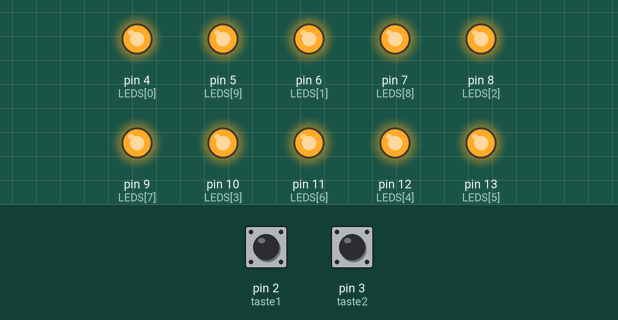
Bench run of a sketch on a simulated Arduino Uno, built with avr-gcc and run on an emulated ATmega328P. On the bench: output pins drawn as LEDs (lit = HIGH). Dashed ring = blinking. The inputs (shaded band) are chosen by the test bench; at power-on: pin 2 (taste1) LOW, pin 3 (taste2) LOW. Random numbers use the default seed unless the sketch sets one.

Above: at 1.2 s.
1.3 s: pin 2 (taste1) pulled HIGH for 0.15 s
At 1.37 s:
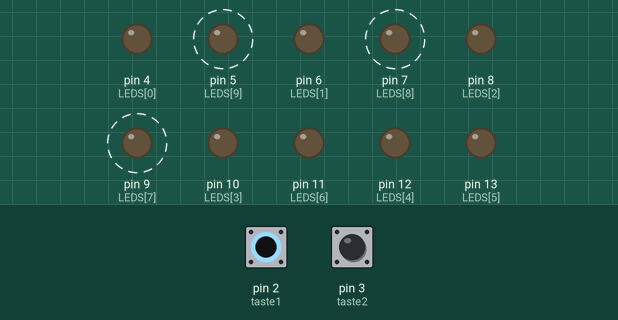
4.3 s: pin 3 (taste2) pulled HIGH for 1 s
At 5.75 s:
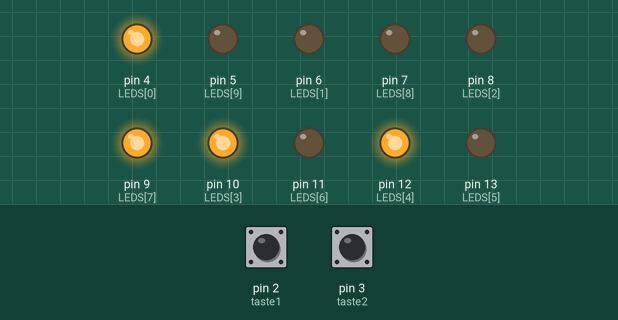
7.4 s: pin 3 (taste2) pulled HIGH for 0.15 s
At 9.15 s:
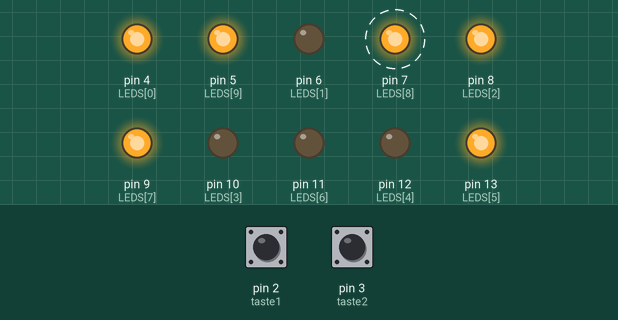
10.4 s: pin 3 (taste2) pulled HIGH for 0.15 s
At 10.65 s:
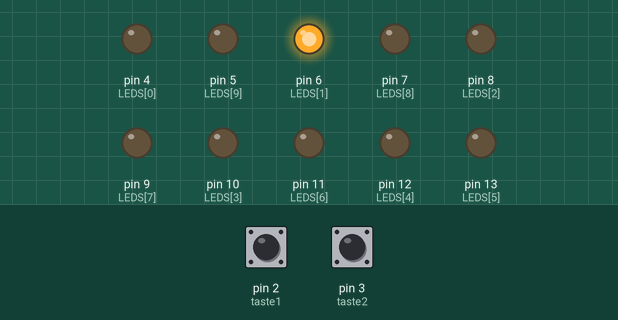
13.4 s: pin 3 (taste2) pulled HIGH for 3.2 s
18.6 s: pin 3 (taste2) pulled HIGH for 0.15 s
Timing chart, 0 to 24.2 s (numbered marks = the images above; inputs shaded):
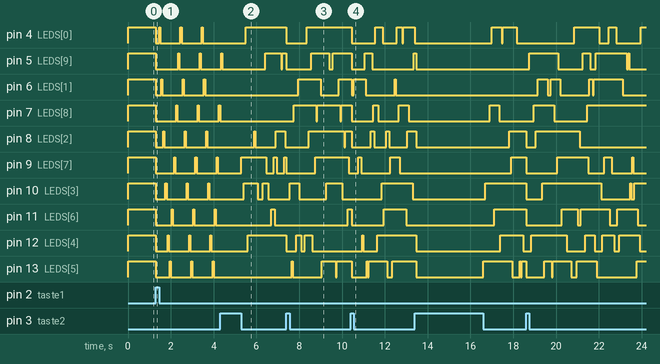

Measured:
- after the input at 1.3 s, pin 4 (LEDS[0]): HIGH → LOW at once, then repeats every 1.0 s: HIGH 0.05 s, LOW 0.95 s; pin 5 (LEDS[9]): alternates HIGH for 0.05 s and LOW for 1.0 s, starting at once

The sketch:

star.ino
```cpp
int taste1 = 2;
int taste2 = 3;
int LEDS[] = {4, 6, 8, 10, 12, 13, 11, 9, 7, 5};
int z = 50;
int m = 0;

void setup() {
  for(int i=0; i < ledcount(); i++){
    pinMode(LEDS[i], OUTPUT);
  }
    pinMode(taste1, INPUT);
    pinMode(taste2, INPUT);
}

void loop() {
    int inp1 = digitalRead(taste1);
    int inp2 = digitalRead(taste2);

    if(inp1 == HIGH) {
        m = 1;
    }
    if(inp2 == HIGH) {
        m = 2;
    }

    if(inp1 == LOW && inp2 == LOW) {
        switch(m){
            case 1:
                for(int i = 0; i < ledcount(); i++) {
                    on(LEDS[i]); off(LEDS[i]);
                }
                break;
            case 2:
                 on(LEDS[random(ledcount())]);
                off(LEDS[random(ledcount())]);
                break;
            default:
                all(HIGH);
        }
    } else {
        all(LOW);
    }

}

void on(int led) {
    digitalWrite(led, HIGH);
    delay(z);
}
void off(int led) {
    digitalWrite(led, LOW);
    delay(z);
}
void all(int onOff) {
  for(int i = 0; i < ledcount(); i++) {
      digitalWrite(LEDS[i], onOff);
  }
}
int ledcount() {
 return (sizeof(LEDS) / sizeof(LEDS[0]));
}
```
